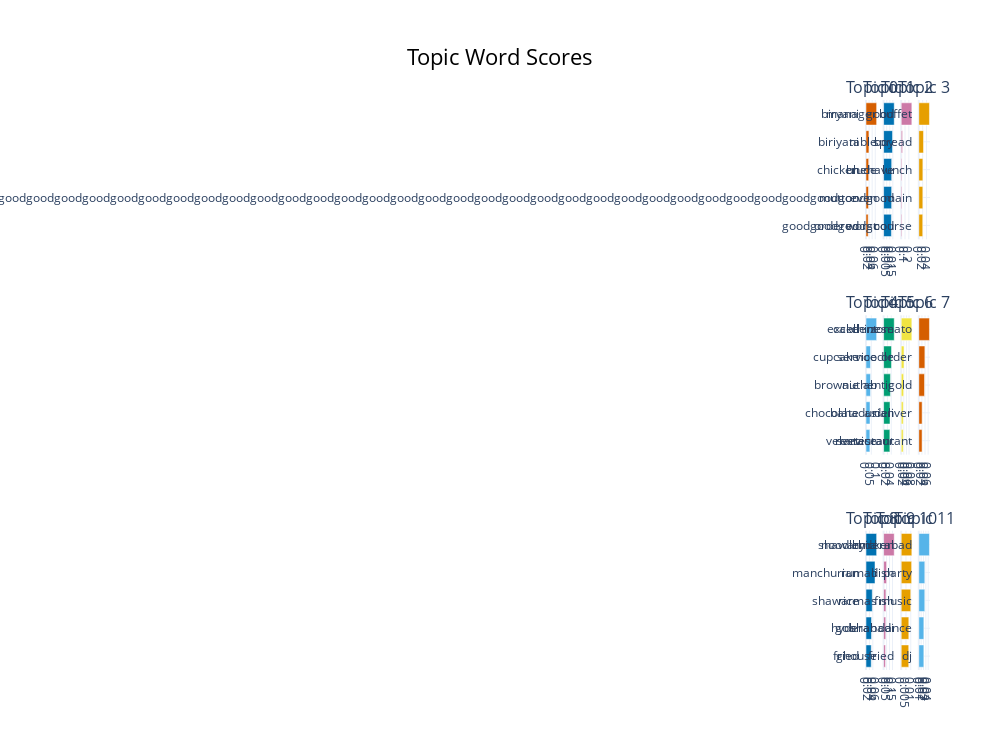

Write notebook code for a chart like this one.
### Code cell
# Visualize top topic keywords
topic_model.visualize_barchart(top_n_topics=12)

### Figure 1 — Plotly figure (JSON) as saved in the notebook; plotly's stock layout.template omitted (floating-point values rounded to 4 significant figures)
{"data": [{"marker": {"color": "#D55E00"}, "orientation": "h", "type": "bar", "x": [0.01404, 0.01621, 0.01736, 0.019, 0.06901], "xaxis": "x", "y": ["ordered  ", "mutton  ", "chicken  ", "biriyani  ", "biryani  "], "yaxis": "y"}, {"marker": {"color": "#0072B2"}, "orientation": "h", "type": "bar", "x": [0.01263, 0.01301, 0.01308, 0.01447, 0.01723], "xaxis": "x2", "y": ["worst  ", "even  ", "rude  ", "table  ", "manager  "], "yaxis": "y2"}, {"marker": {"color": "#CC79A7"}, "orientation": "h", "type": "bar", "x": [0.01952, 0.01952, 0.01952, 0.03574, 0.2778], "xaxis": "x3", "y": ["goodgoodgoodgood  ", "goodgoodgoodgoodgoodgoodgoodgoodgoodgoodgoodgoodgoodgoodgoodgoodgoodgoodgoodgoodgoodgoodgoodgoodgoodgoodgoodgoodgoodgoodgoodgoodgoodgood  ", "bhehave  ", "boy  ", "good  "], "yaxis": "y3"}, {"marker": {"color": "#E69F00"}, "orientation": "h", "type": "bar", "x": [0.02042, 0.0208, 0.02103, 0.0244, 0.0551], "xaxis": "x4", "y": ["course  ", "main  ", "lunch  ", "spread  ", "buffet  "], "yaxis": "y4"}, {"marker": {"color": "#56B4E9"}, "orientation": "h", "type": "bar", "x": [0.03671, 0.03799, 0.04247, 0.04254, 0.1009], "xaxis": "x5", "y": ["velvet  ", "chocolate  ", "brownie  ", "cupcake  ", "cake  "], "yaxis": "y5"}, {"marker": {"color": "#009E73"}, "orientation": "h", "type": "bar", "x": [0.03287, 0.0336, 0.03576, 0.04132, 0.05583], "xaxis": "x6", "y": ["sarvice  ", "bahadur  ", "ab  ", "service  ", "excellent  "], "yaxis": "y6"}, {"marker": {"color": "#F0E442"}, "orientation": "h", "type": "bar", "x": [0.01534, 0.01583, 0.01881, 0.02163, 0.08143], "xaxis": "x7", "y": ["restaurant  ", "asian  ", "authentic  ", "noodle  ", "chinese  "], "yaxis": "y7"}, {"marker": {"color": "#D55E00"}, "orientation": "h", "type": "bar", "x": [0.02104, 0.02136, 0.03677, 0.0391, 0.06842], "xaxis": "x8", "y": ["restaurant  ", "deliver  ", "gold  ", "order  ", "zomato  "], "yaxis": "y8"}, {"marker": {"color": "#0072B2"}, "orientation": "h", "type": "bar", "x": [0.03062, 0.03227, 0.03669, 0.05268, 0.06228], "xaxis": "x9", "y": ["fried  ", "gobi  ", "rice  ", "manchurian  ", "noodle  "], "yaxis": "y9"}, {"marker": {"color": "#CC79A7"}, "orientation": "h", "type": "bar", "x": [0.03105, 0.03567, 0.03892, 0.05002, 0.1788], "xaxis": "x10", "y": ["ghouse  ", "shah  ", "shawarmas  ", "rumali  ", "shawarma  "], "yaxis": "y10"}, {"marker": {"color": "#E69F00"}, "orientation": "h", "type": "bar", "x": [0.007852, 0.007928, 0.009956, 0.01088, 0.0111], "xaxis": "x11", "y": ["fried  ", "hyderabadi  ", "fish  ", "dish  ", "chicken  "], "yaxis": "y11"}, {"marker": {"color": "#56B4E9"}, "orientation": "h", "type": "bar", "x": [0.02143, 0.02146, 0.02552, 0.02562, 0.04529], "xaxis": "x12", "y": ["dj  ", "dance  ", "music  ", "party  ", "hyderabad  "], "yaxis": "y12"}], "layout": {"annotations": [{"font": {"size": 16}, "showarrow": false, "text": "Topic 0", "x": 0.0875, "xanchor": "center", "xref": "paper", "y": 1, "yanchor": "bottom", "yref": "paper"}, {"font": {"size": 16}, "showarrow": false, "text": "Topic 1", "x": 0.3625, "xanchor": "center", "xref": "paper", "y": 1, "yanchor": "bottom", "yref": "paper"}, {"font": {"size": 16}, "showarrow": false, "text": "Topic 2", "x": 0.6375, "xanchor": "center", "xref": "paper", "y": 1, "yanchor": "bottom", "yref": "paper"}, {"font": {"size": 16}, "showarrow": false, "text": "Topic 3", "x": 0.9125, "xanchor": "center", "xref": "paper", "y": 1, "yanchor": "bottom", "yref": "paper"}, {"font": {"size": 16}, "showarrow": false, "text": "Topic 4", "x": 0.0875, "xanchor": "center", "xref": "paper", "y": 0.6222, "yanchor": "bottom", "yref": "paper"}, {"font": {"size": 16}, "showarrow": false, "text": "Topic 5", "x": 0.3625, "xanchor": "center", "xref": "paper", "y": 0.6222, "yanchor": "bottom", "yref": "paper"}, {"font": {"size": 16}, "showarrow": false, "text": "Topic 6", "x": 0.6375, "xanchor": "center", "xref": "paper", "y": 0.6222, "yanchor": "bottom", "yref": "paper"}, {"font": {"size": 16}, "showarrow": false, "text": "Topic 7", "x": 0.9125, "xanchor": "center", "xref": "paper", "y": 0.6222, "yanchor": "bottom", "yref": "paper"}, {"font": {"size": 16}, "showarrow": false, "text": "Topic 8", "x": 0.0875, "xanchor": "center", "xref": "paper", "y": 0.2444, "yanchor": "bottom", "yref": "paper"}, {"font": {"size": 16}, "showarrow": false, "text": "Topic 9", "x": 0.3625, "xanchor": "center", "xref": "paper", "y": 0.2444, "yanchor": "bottom", "yref": "paper"}, {"font": {"size": 16}, "showarrow": false, "text": "Topic 10", "x": 0.6375, "xanchor": "center", "xref": "paper", "y": 0.2444, "yanchor": "bottom", "yref": "paper"}, {"font": {"size": 16}, "showarrow": false, "text": "Topic 11", "x": 0.9125, "xanchor": "center", "xref": "paper", "y": 0.2444, "yanchor": "bottom", "yref": "paper"}], "height": 750, "hoverlabel": {"bgcolor": "white", "font": {"family": "Rockwell", "size": 16}}, "showlegend": false, "title": {"font": {"color": "Black", "size": 22}, "text": "Topic Word Scores", "x": 0.5, "xanchor": "center", "yanchor": "top"}, "width": 1000, "xaxis": {"anchor": "y", "domain": [0, 0.175], "showgrid": true}, "xaxis10": {"anchor": "y10", "domain": [0.275, 0.45], "showgrid": true}, "xaxis11": {"anchor": "y11", "domain": [0.55, 0.725], "showgrid": true}, "xaxis12": {"anchor": "y12", "domain": [0.825, 1], "showgrid": true}, "xaxis2": {"anchor": "y2", "domain": [0.275, 0.45], "showgrid": true}, "xaxis3": {"anchor": "y3", "domain": [0.55, 0.725], "showgrid": true}, "xaxis4": {"anchor": "y4", "domain": [0.825, 1], "showgrid": true}, "xaxis5": {"anchor": "y5", "domain": [0, 0.175], "showgrid": true}, "xaxis6": {"anchor": "y6", "domain": [0.275, 0.45], "showgrid": true}, "xaxis7": {"anchor": "y7", "domain": [0.55, 0.725], "showgrid": true}, "xaxis8": {"anchor": "y8", "domain": [0.825, 1], "showgrid": true}, "xaxis9": {"anchor": "y9", "domain": [0, 0.175], "showgrid": true}, "yaxis": {"anchor": "x", "domain": [0.7556, 1], "showgrid": true}, "yaxis10": {"anchor": "x10", "domain": [0, 0.2444], "showgrid": true}, "yaxis11": {"anchor": "x11", "domain": [0, 0.2444], "showgrid": true}, "yaxis12": {"anchor": "x12", "domain": [0, 0.2444], "showgrid": true}, "yaxis2": {"anchor": "x2", "domain": [0.7556, 1], "showgrid": true}, "yaxis3": {"anchor": "x3", "domain": [0.7556, 1], "showgrid": true}, "yaxis4": {"anchor": "x4", "domain": [0.7556, 1], "showgrid": true}, "yaxis5": {"anchor": "x5", "domain": [0.3778, 0.6222], "showgrid": true}, "yaxis6": {"anchor": "x6", "domain": [0.3778, 0.6222], "showgrid": true}, "yaxis7": {"anchor": "x7", "domain": [0.3778, 0.6222], "showgrid": true}, "yaxis8": {"anchor": "x8", "domain": [0.3778, 0.6222], "showgrid": true}, "yaxis9": {"anchor": "x9", "domain": [0, 0.2444], "showgrid": true}}}
